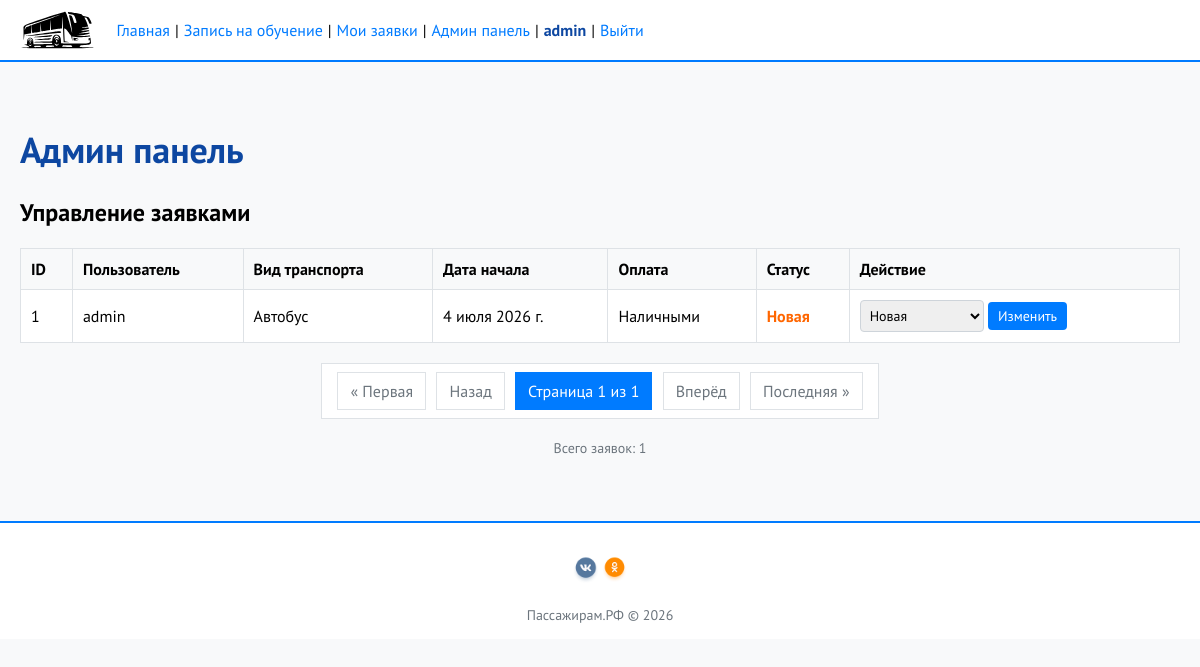
Page /admin-panel/ (signed in) on the committed database.
### myz_app/models.py (models this page shows, shortened)
class Request(models.Model):
    STATUS_CHOICES = [
        ('new', 'Новая'),
        ('in_progress', 'Идёт обучение'),
        ('completed', 'Обучение завершено'),
    ]
    PAYMENT_CHOICES = [
        ('cash', 'Наличными'),
        ('transfer', 'Перевод по номеру'),
    ]
    TRANSPORT_CHOICES = [
        ('bus', 'Автобус'),
        ('electric_bus', 'Электробус'),
        ('tram', 'Трамвай'),
    ]
    user = models.ForeignKey(User, on_delete=models.CASCADE)
    transport_type = models.CharField(max_length=20, choices=TRANSPORT_CHOICES)
    start_date = models.DateField()
    payment_method = models.CharField(max_length=10, choices=PAYMENT_CHOICES)
    status = models.CharField(max_length=20, choices=STATUS_CHOICES, default='new')
    created_at = models.DateTimeField(auto_now_add=True)

### myz_app/views.py (the view, shortened to what this page needs)
# urls.py: path('admin-panel/', views.admin_panel, name='admin_panel'),
@login_required
def admin_panel(request):
    if not request.user.is_staff:
        return redirect('index')
    requests_list = Request.objects.all().order_by('-created_at')
    paginator = Paginator(requests_list, 5)  # По 5 заявок на страницу
    page_number = request.GET.get('page')
    requests = paginator.get_page(page_number)
    return render(request, 'admin_panel.html', {'requests': requests})

### myz_app/templates/admin_panel.html (shortened to what this page needs)
{% extends 'base.html' %}
{% block content %}
<div class="container">
    <h1>Админ панель</h1>
    <h2>Управление заявками</h2>
    {% if requests %}
        <table>
            <thead>
                <tr>
                    <th>ID</th>
                    <th>Пользователь</th>
                    <th>Вид транспорта</th>
                    <th>Дата начала</th>
                    <th>Оплата</th>
                    <th>Статус</th>
                    <th>Действие</th>
                </tr>
            </thead>
            <tbody>
                {% for req in requests %}
                    <tr>
                        <td>{{ req.id }}</td>
                        <td>{{ req.user.username }}</td>
                        <td>{{ req.get_transport_type_display }}</td>
                        <td>{{ req.start_date }}</td>
                        <td>{% if req.payment_method == 'cash' %}Наличными{% else %}Перевод{% endif %}</td>
                        <td class="status-{{ req.status }}">
                            {% if req.status == 'new' %}Новая
                            {% elif req.status == 'in_progress' %}Идёт обучение
                            {% else %}Завершено{% endif %}
                        </td>
                        <td>
                            <form method="post">
                                <select name="status">
                                    <option value="new" {% if req.status == 'new' %}selected{% endif %}>Новая</option>
                                </select>
                                <button type="submit" class="btn">Изменить</button>
                            </form>
                        </td>
                    </tr>
                {% endfor %}
            </tbody>
        </table>
        <div class="pagination">
            <span class="step-links">
                {% if requests.has_previous %}
                    <a href="?page=1">&laquo; Первая</a>
                    <a href="?page={{ requests.previous_page_number }}">Назад</a>
                {% else %}
                    <span class="disabled">&laquo; Первая</span>
                    <span class="disabled">Назад</span>
                {% endif %}
                <span class="current">
                    Страница {{ requests.number }} из {{ requests.paginator.num_pages }}
                </span>
                {% if requests.has_next %}
                    <a href="?page={{ requests.next_page_number }}">Вперёд</a>
                    <a href="?page={{ requests.paginator.num_pages }}">Последняя &raquo;</a>
                {% else %}
                    <span class="disabled">Вперёд</span>
                    <span class="disabled">Последняя &raquo;</span>
                {% endif %}
            </span>
        </div>
        <p style="color: #6c757d; text-align: center; font-size: 14px;">
            Всего заявок: {{ requests.paginator.count }}
        </p>
    {% else %}
        <p>Нет заявок</p>
    {% endif %}
</div>
{% endblock %}

### myz_app/templates/base.html (shortened to what this page needs)
<!DOCTYPE html>
<html lang="ru">
<head>
    {% load static %}
</head>
<body>
    {% include 'global/header.html' %}
    <main>
        {% block content %}
        {% endblock %}
    </main>
    {% include 'global/footer.html' %}
</body>
</html>

### myz_app/templates/global/header.html (shortened to what this page needs)
{% load static %}
<header>
    <nav>
        <a href="{% url 'index' %}" class="logo">
            <img src="{% static 'media/logo2.svg' %}" alt="Пассажирам.РФ" height="40">
        </a>
        <div class="nav-links">
            <a href="{% url 'index' %}">Главная</a>
            {% if user.is_authenticated %}
                | <a href="{% url 'create_request' %}">Запись на обучение</a>
                | <a href="{% url 'my_requests' %}">Мои заявки</a>
                {% if user.is_staff %}
                    | <a href="{% url 'admin_panel' %}">Админ панель</a>
                {% endif %}
                | <span>{{ user.username }}</span> |
                <a href="{% url 'logout' %}">Выйти</a>
            {% else %}
                | <a href="{% url 'login' %}">Войти</a> |
                <a href="{% url 'register' %}">Регистрация</a>
            {% endif %}
        </div>
    </nav>
</header>

### myz_app/templates/global/footer.html (shortened to what this page needs)
{% load static %}
<footer>
    <div class="footer-content">
        <div class="social-icon">
            <a href="#" target="_blank">
                <img src="{% static 'media/soc1.png' %}" alt="Социальные сети" height="60">
            </a>
        </div>
        <div class="footer-text">
            Пассажирам.РФ &copy; 2026
        </div>
    </div>
</footer>

### myz_app/templates/global/header.html (style rules this page uses)
header { background-color: #ffffff; padding: 10px 20px; border-bottom: 2px solid #007bff; }
header nav { max-width: 1200px; margin: 0 auto; display: flex; align-items: center; gap: 20px; }
header .logo { flex-shrink: 0; }
header .logo img { display: block; height: 40px; width: auto; }
header .nav-links { display: flex; align-items: center; gap: 5px; flex-wrap: wrap; }
header a { color: #007bff; text-decoration: none; }
header span { color: #0d47a1; font-weight: 700; }

### myz_app/templates/admin_panel.html (style rules this page uses)
.container { max-width: 1200px; margin: 20px auto; padding: 20px; }
h1 { font-size: 36px; font-weight: 700; color: #0d47a1; }
table { width: 100%; border-collapse: collapse; background-color: #ffffff; border: 1px solid #dee2e6; }
th, td { border: 1px solid #dee2e6; padding: 10px; text-align: left; }
th { background-color: #f8f9fa; font-weight: 700; }
select { padding: 5px; border: 1px solid #ced4da; border-radius: 4px; font-family: 'PT Sans', sans-serif; font-size: 14px; }
.btn { padding: 5px 10px; background-color: #007bff; color: #ffffff; border: none; border-radius: 4px; cursor: pointer; font-family: 'PT Sans', sans-serif; font-size: 14px; }
.status-new { color: #ff6600; font-weight: 700; }
.pagination { margin: 20px 0; text-align: center; }
.pagination a, .pagination span { display: inline-block; padding: 8px 12px; margin: 0 3px; border: 1px solid #dee2e6; background-color: #ffffff; text-decoration: none; color: #007bff; }
.pagination .current { background-color: #007bff; color: #ffffff; border-color: #007bff; }
.pagination .disabled { color: #6c757d; cursor: not-allowed; }
.pagination .step-links { display: inline-block; }

### myz_app/templates/global/footer.html (style rules this page uses)
footer { background-color: #ffffff; padding: 15px 20px; text-align: center; font-size: 14px; color: #6c757d; border-top: 2px solid #007bff; margin-top: 30px; }
.footer-content { display: flex; flex-direction: column; align-items: center; gap: 8px; }
.social-icon { display: flex; justify-content: center; gap: 15px; }
.social-icon a { display: inline-block; transition: transform 0.2s; }
.social-icon img { display: block; height: 60px; width: auto; }
.footer-text { font-size: 14px; color: #6c757d; }

### rows in the picture
Request: id "1", user.username "admin", transport_type "Автобус", start_date "4 июля 2026 г.", payment_method "Наличными", shows "Новая", status "Новая"

### other values in the picture
{{ user.username }} "admin"
{{ requests.number }} "1"
{{ requests.paginator.num_pages }} "1"
{{ requests.paginator.count }} "1"
